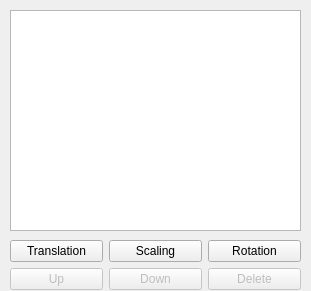
<?xml version="1.0" encoding="UTF-8"?>
<ui version="4.0">
 <class>TransformationWidget</class>
 <widget class="QWidget" name="TransformationWidget">
  <property name="geometry">
   <rect>
    <x>0</x>
    <y>0</y>
    <width>311</width>
    <height>291</height>
   </rect>
  </property>
  <property name="windowTitle">
   <string>Form</string>
  </property>
  <widget class="QWidget" name="gridLayoutWidget">
   <property name="geometry">
    <rect>
     <x>10</x>
     <y>240</y>
     <width>291</width>
     <height>51</height>
    </rect>
   </property>
   <layout class="QGridLayout" name="transformation_layout">
    <item row="1" column="1">
     <widget class="QPushButton" name="down_button">
      <property name="enabled">
       <bool>false</bool>
      </property>
      <property name="text">
       <string>Down</string>
      </property>
     </widget>
    </item>
    <item row="0" column="0">
     <widget class="QPushButton" name="translation_button">
      <property name="text">
       <string>Translation</string>
      </property>
     </widget>
    </item>
    <item row="0" column="1">
     <widget class="QPushButton" name="scaling_button">
      <property name="text">
       <string>Scaling</string>
      </property>
     </widget>
    </item>
    <item row="0" column="2">
     <widget class="QPushButton" name="rotation_button">
      <property name="text">
       <string>Rotation</string>
      </property>
     </widget>
    </item>
    <item row="1" column="2">
     <widget class="QPushButton" name="delete_button">
      <property name="enabled">
       <bool>false</bool>
      </property>
      <property name="text">
       <string>Delete</string>
      </property>
     </widget>
    </item>
    <item row="1" column="0">
     <widget class="QPushButton" name="up_button">
      <property name="enabled">
       <bool>false</bool>
      </property>
      <property name="text">
       <string>Up</string>
      </property>
     </widget>
    </item>
   </layout>
  </widget>
  <widget class="QListWidget" name="transformation_list">
   <property name="geometry">
    <rect>
     <x>10</x>
     <y>10</y>
     <width>291</width>
     <height>221</height>
    </rect>
   </property>
   <property name="spacing">
    <number>1</number>
   </property>
  </widget>
 </widget>
 <resources/>
 <connections/>
</ui>
